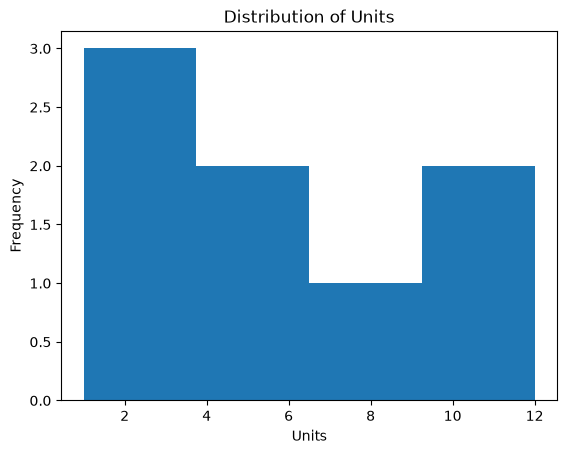

Write the Python code that produced this figure.
import pandas as pd
import matplotlib.pyplot as plt

orders = pd.DataFrame({
    "units": [10, 5, 8, 2, 3, 6, 12, 1]
})

plt.hist(orders["units"], bins=4)

plt.xlabel("Units")
plt.ylabel("Frequency")
plt.title("Distribution of Units")

plt.savefig("hist_units.png", bbox_inches="tight")

print("Saved hist_units.png")
